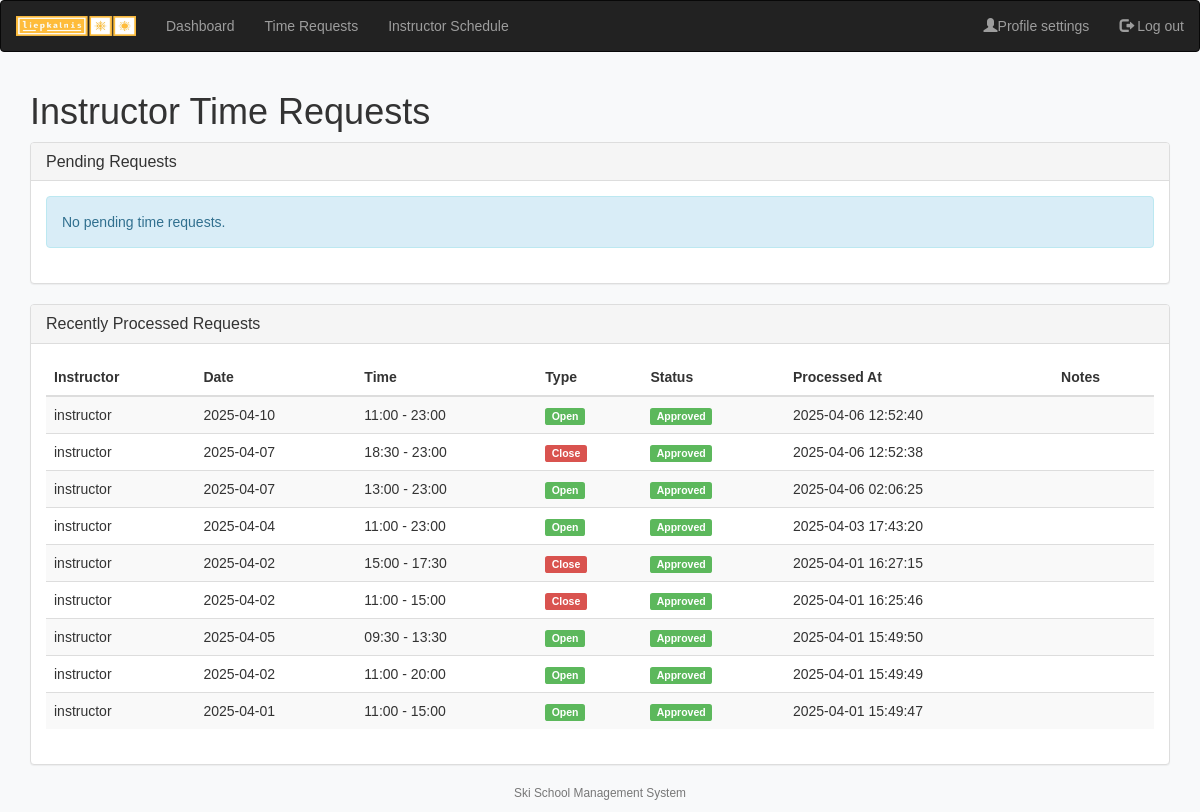
Page /admin/manage_time_requests (signed in) on the earlier database version.
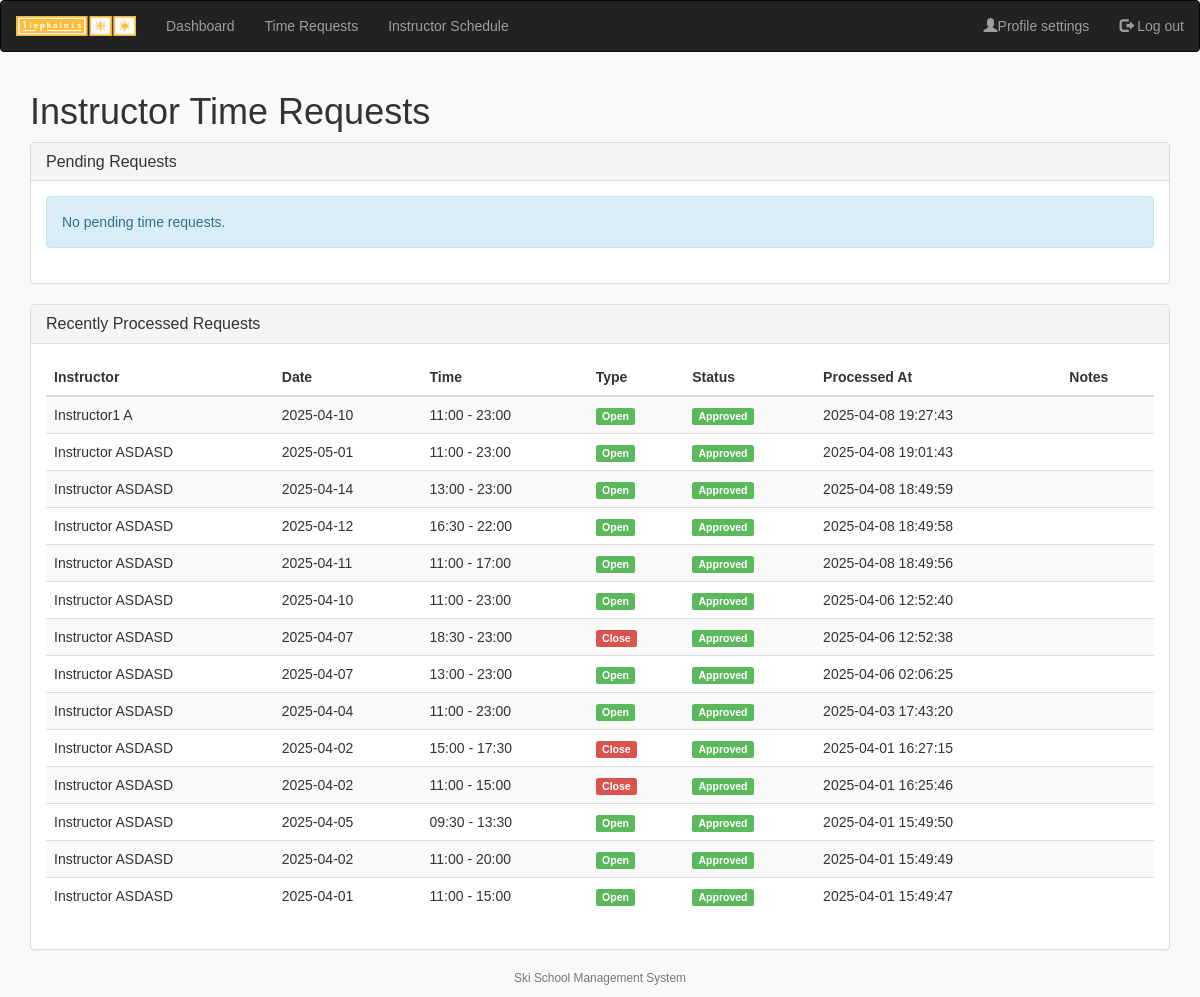
Same page on the later database version.
### tables this page shows
CREATE TABLE "time_requests" (
	"id"	INTEGER,
	"instructor_id"	INTEGER NOT NULL,
	"request_date"	DATE NOT NULL,
	"start_time"	TIME NOT NULL,
	"end_time"	TIME NOT NULL,
	"request_type"	TEXT NOT NULL CHECK("request_type" IN ('open', 'close')),
	"status"	TEXT DEFAULT 'pending' CHECK("status" IN ('pending', 'approved', 'rejected')),
	"reason"	TEXT,
	"admin_id"	INTEGER,
	"created_at"	TIMESTAMP DEFAULT CURRENT_TIMESTAMP,
	"processed_at"	TIMESTAMP,
	"admin_note"	TEXT,
	PRIMARY KEY("id" AUTOINCREMENT),
	FOREIGN KEY("admin_id") REFERENCES "users"("id") ON DELETE SET NULL,
	FOREIGN KEY("instructor_id") REFERENCES "users"("id") ON DELETE CASCADE
);

CREATE TABLE "users" (
	"id"	INTEGER,
	"username"	TEXT NOT NULL UNIQUE,
	"hash"	TEXT NOT NULL,
	"role"	TEXT NOT NULL CHECK("role" IN ('owner', 'admin', 'instructor', 'customer')),
	PRIMARY KEY("id" AUTOINCREMENT)
);

CREATE TABLE "user_info" (
	"id"	INTEGER,
	"username"	TEXT NOT NULL UNIQUE,
	"role"	TEXT NOT NULL,
	"name"	TEXT,
	"surname"	TEXT,
	"email"	TEXT UNIQUE,
	"phone"	TEXT,
	"profile_picture"	TEXT,
	"hourly_rate"	REAL DEFAULT 0, birthday TEXT, ski_type TEXT,
	PRIMARY KEY("id"),
	FOREIGN KEY("id") REFERENCES "users"("id") ON DELETE CASCADE
);

### app.py (the view, shortened to what this page needs)
@app.route("/admin/manage_time_requests", methods=["GET", "POST"])
@login_required
def admin_time_requests():
    if current_user.role not in ["admin", "owner"]:
        flash("You don't have permission to access this page", "danger")
        return redirect("/")
    pending_requests = db.execute(
        """
        SELECT
            time_requests.id,
            time_requests.request_date,
            time_requests.start_time,
            time_requests.end_time,
            time_requests.request_type,
            time_requests.reason,
            time_requests.created_at,
            user_info.name,
            user_info.surname,
            users.username,
            users.id AS instructor_id
        FROM time_requests
        JOIN users ON time_requests.instructor_id = users.id
        JOIN user_info ON users.id = user_info.id
        WHERE time_requests.status = 'pending'
        ORDER BY time_requests.request_date, time_requests.start_time
        """
    )
    processed_requests = db.execute(
        """
        SELECT
            time_requests.id,
            time_requests.request_date,
            time_requests.start_time,
            time_requests.end_time,
            time_requests.request_type,
            time_requests.status,
            time_requests.reason,
            time_requests.admin_note,
            time_requests.processed_at,
            user_info.name,
            user_info.surname,
            users.username
        FROM time_requests
        JOIN users ON time_requests.instructor_id = users.id
        JOIN user_info ON users.id = user_info.id
        WHERE time_requests.status IN ('approved', 'rejected')
        ORDER BY time_requests.processed_at DESC
        LIMIT 20
        """
    )
    return render_template(
        "/admin/manage_time_requests.html",
        pending_requests=pending_requests,
        processed_requests=processed_requests
    )

### app.py (called while the page is built)
@login_manager.user_loader
def load_user(user_id):
    try:
        user = db.execute("SELECT * FROM users WHERE id = ?", int(user_id))
        if user:
            return User(user[0]["id"], user[0]["username"], user[0]["role"])
        return None  # Return None if no user found
    except (ValueError, TypeError):
        return None

### templates/admin/manage_time_requests.html (shortened to what the changed rows need)
{% extends "layout.html" %}
{% block main %}
<div class="container">
    <h1 class="mb-4">Instructor Time Requests</h1>
    <div class="panel panel-default mt-4">
        <div class="panel-body">
            {% if processed_requests %}
                <table class="table table-striped">
                    <thead>
                        <tr>
                            <th>Instructor</th>
                            <th>Date</th>
                            <th>Time</th>
                            <th>Type</th>
                            <th>Status</th>
                            <th>Processed At</th>
                            <th>Notes</th>
                        </tr>
                    </thead>
                    <tbody>
                        {% for request in processed_requests %}
                            <tr>
                                <td>
                                    {% if request.name and request.surname %}
                                        {{ request.name }} {{ request.surname }}
                                    {% else %}
                                        {{ request.username }}
                                    {% endif %}
                                </td>
                                <td>{{ request.request_date }}</td>
                                <td>{{ request.start_time }} - {{ request.end_time }}</td>
                                <td>
                                    {% if request.request_type == 'open' %}
                                        <span class="label label-success">Open</span>
                                    {% else %}
                                        <span class="label label-danger">Close</span>
                                    {% endif %}
                                </td>
                                <td>
                                    {% if request.status == 'approved' %}
                                        <span class="label label-success">Approved</span>
                                    {% else %}
                                        <span class="label label-danger">Rejected</span>
                                    {% endif %}
                                </td>
                                <td>{{ request.processed_at }}</td>
                                <td>{{ request.admin_note }}</td>
                            </tr>
                        {% endfor %}
                    </tbody>
                </table>
            {% else %}
                <div class="alert alert-info">No processed time requests.</div>
            {% endif %}
        </div>
    </div>
</div>
{% endblock %}

Differences in the rows shown:
added time_requests: name "Instructor1", surname "A", request_date "2025-04-10", start_time "11:00", end_time "23:00", request_type "Open", status "Approved", processed_at "2025-04-08 19:27:43"
added time_requests: name "Instructor", surname "ASDASD", request_date "2025-05-01", start_time "11:00", end_time "23:00", request_type "Open", status "Approved", processed_at "2025-04-08 19:01:43"
added time_requests: name "Instructor", surname "ASDASD", request_date "2025-04-14", start_time "13:00", end_time "23:00", request_type "Open", status "Approved", processed_at "2025-04-08 18:49:59"
added time_requests: name "Instructor", surname "ASDASD", request_date "2025-04-12", start_time "16:30", end_time "22:00", request_type "Open", status "Approved", processed_at "2025-04-08 18:49:58"
added time_requests: name "Instructor", surname "ASDASD", request_date "2025-04-11", start_time "11:00", end_time "17:00", request_type "Open", status "Approved", processed_at "2025-04-08 18:49:56"
changed through a linked row, time_requests (number 6 of 14 on the later page): name (not shown) → "Instructor"; surname (not shown) → "ASDASD"; username "instructor" → (not shown)
changed through a linked row, time_requests (number 7 of 14 on the later page): name (not shown) → "Instructor"; surname (not shown) → "ASDASD"; username "instructor" → (not shown)
changed through a linked row, time_requests (number 8 of 14 on the later page): name (not shown) → "Instructor"; surname (not shown) → "ASDASD"; username "instructor" → (not shown)
changed through a linked row, time_requests (number 9 of 14 on the later page): name (not shown) → "Instructor"; surname (not shown) → "ASDASD"; username "instructor" → (not shown)
changed through a linked row, time_requests (number 10 of 14 on the later page): name (not shown) → "Instructor"; surname (not shown) → "ASDASD"; username "instructor" → (not shown)
changed through a linked row, time_requests (number 11 of 14 on the later page): name (not shown) → "Instructor"; surname (not shown) → "ASDASD"; username "instructor" → (not shown)
changed through a linked row, time_requests (number 12 of 14 on the later page): name (not shown) → "Instructor"; surname (not shown) → "ASDASD"; username "instructor" → (not shown)
changed through a linked row, time_requests (number 13 of 14 on the later page): name (not shown) → "Instructor"; surname (not shown) → "ASDASD"; username "instructor" → (not shown)
changed through a linked row, time_requests (number 14 of 14 on the later page): name (not shown) → "Instructor"; surname (not shown) → "ASDASD"; username "instructor" → (not shown)
